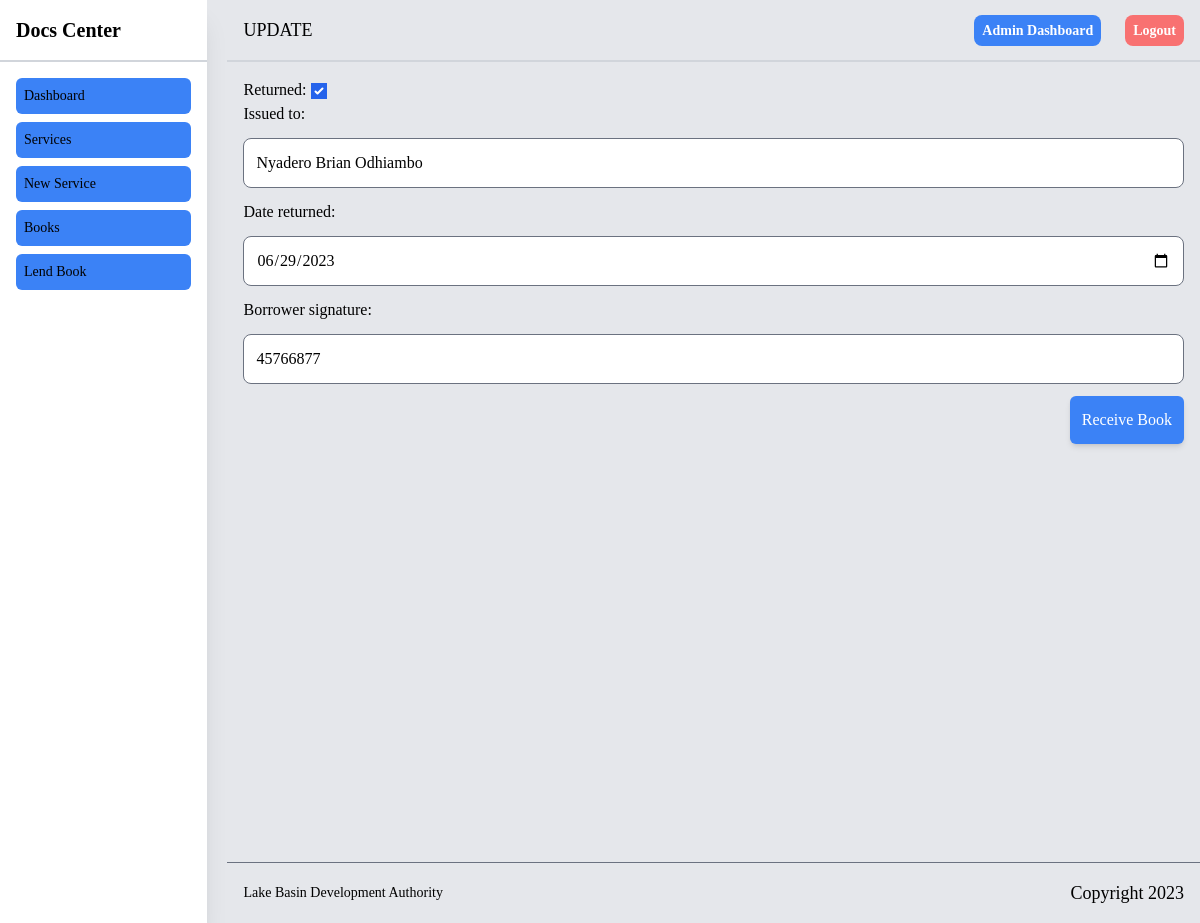
Page /library/return-book/1 (signed in) on the committed database.
### library/models.py (models this page shows, shortened)
class Book(models.Model):
    author = models.CharField(max_length=255)
    title = models.CharField(max_length=255)
    no_of_volume = models.CharField(max_length=255, null=True)
    issued_to = models.CharField(max_length=255, null=True)
    borrower_signature = models.IntegerField(null=False)
    created_at = models.DateTimeField(auto_now_add=True)
    returned = models.BooleanField(default=False)
    borrowed = models.BooleanField(default=False)
    issuing_officer = models.ForeignKey(User, related_name="books", on_delete=models.CASCADE, default=1)
    due_back = models.DateField(null=False)
    date_borrowed = models.DateField(null=False)
    date_returned = models.DateField(null = True)
    class Meta:
        ordering = ('title',)
        verbose_name_plural = "Books"

### library/views.py (the view)
# urls.py: re_path(r'^return-book/(?P<pk>\d+)', views.returnDocument, name="return-book"),
@login_required
def returnDocument(request, pk):
    document = get_object_or_404(Book, pk=pk)
    if request.method == "POST":
        form = ReturnBook(instance=document, data=request.POST)
        if form.is_valid():
            form.save()
            return redirect("library:index")
    else:
        form = ReturnBook(instance=document)
    return render(request, "library/edit-document.html", {"form": form, "object": document})

### library/forms.py
class ReturnBook(forms.ModelForm):
    class Meta:
        model = Book
        fields = ["returned", "issued_to", "date_returned", "borrower_signature" ]
        widgets = {
            "returned": forms.CheckboxInput(attrs={"class": "w-8 h-8", "type": "checkbox"}),
            "issued_to": forms.TextInput(attrs={"class": INPUT_CLASS}),
            "date_returned": forms.DateInput(attrs={"class": INPUT_CLASS, "type": "date"}),
            "borrower_signature": forms.NumberInput(attrs={"class": INPUT_CLASS})
        }

### library/templates/library/edit-document.html (shortened to what this page needs)
{% extends 'core/base.html' %}
{% block crumbs %} Update {% endblock %}
{% block content %}
<div>
   <div>
        <form action="" method="post">
            {{ form.as_p }}
            <div class="flex justify-end w-full">
                <button class="bg-blue-500 text-white p-3 rounded-md shadow-md">Receive Book</button>
            </div>
        </form>
    </div>
</div>
{% endblock %}

### rows in the picture
Book: returned "☑", issued_to "Nyadero Brian Odhiambo", date_returned "06/29/2023", borrower_signature "45766877"
